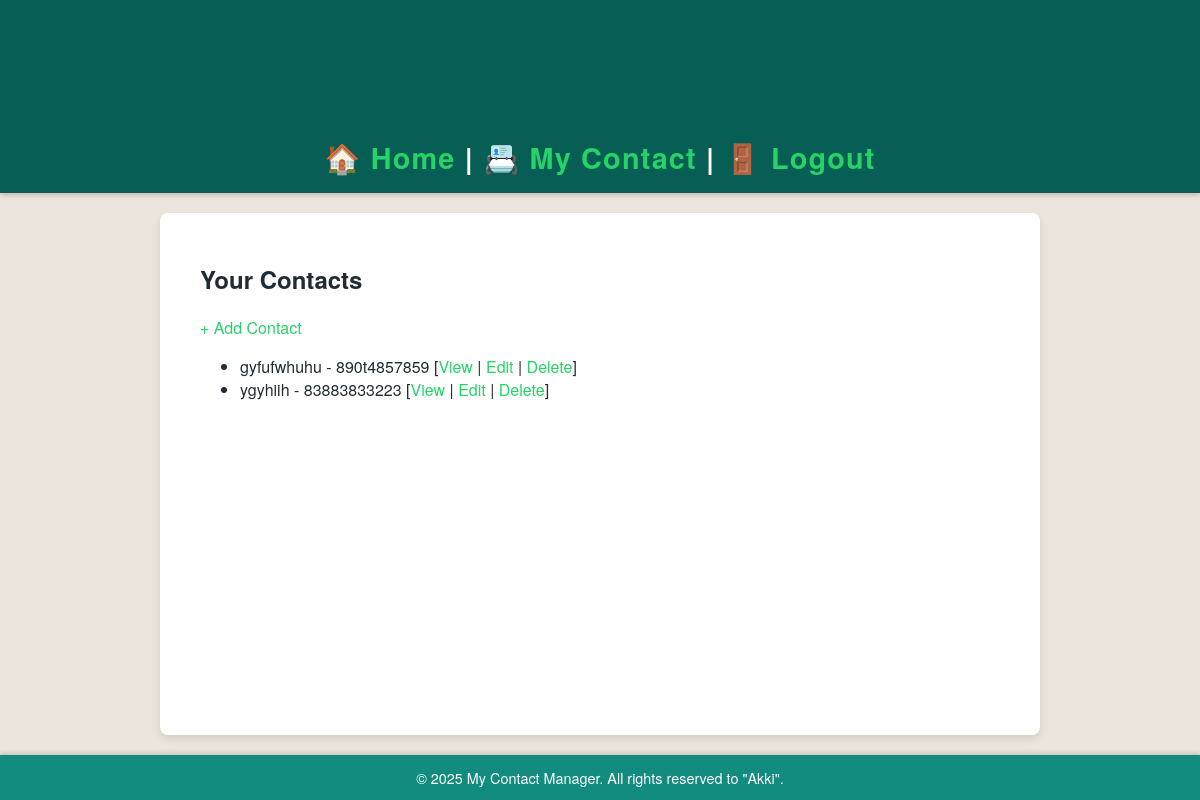
The app's page /contacts/ (signed in), older data.
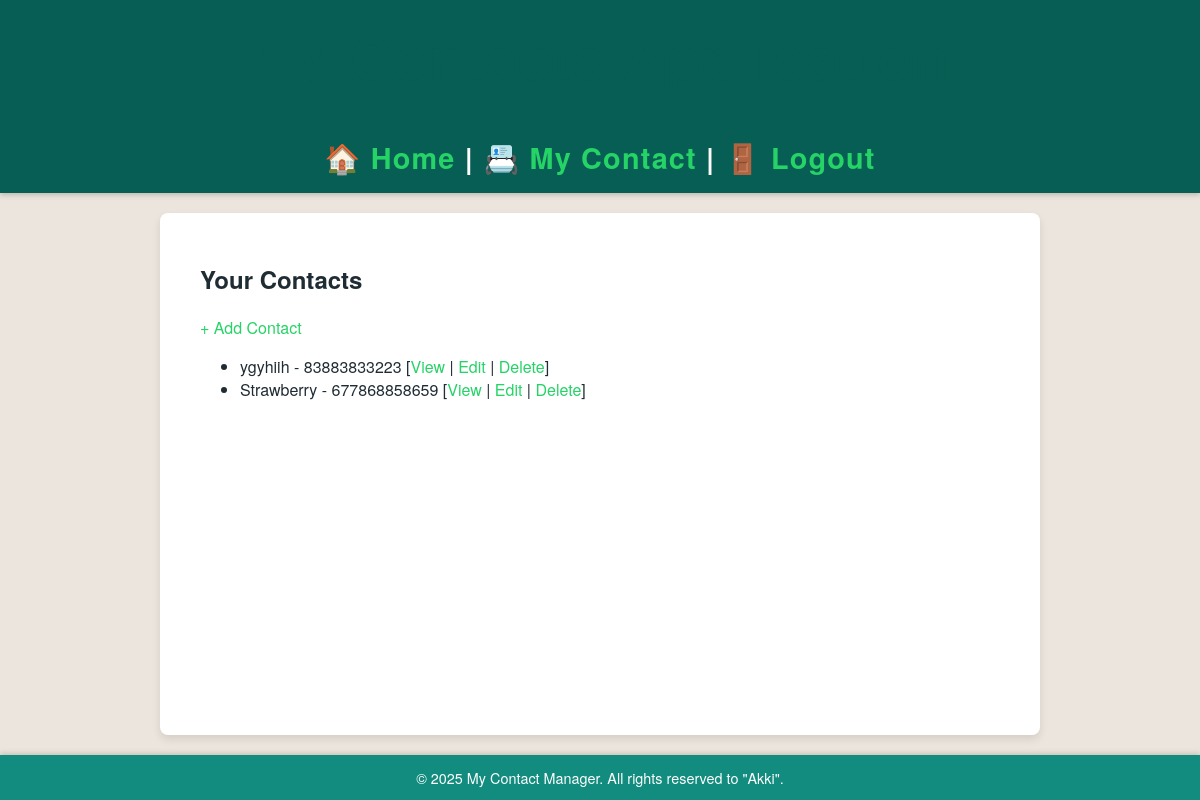
The same page, newer data.
### contacts/models.py (models this page shows, shortened)
class Contact(models.Model):
    user = models.ForeignKey(User, on_delete=models.CASCADE)
    name = models.CharField(max_length=100)
    phone = models.CharField(max_length=20)
    email = models.EmailField(blank=True)
    address = models.TextField(blank=True)

### contacts/views.py (the view)
# urls.py: path('', views.list_contacts, name='list'),                # <-- Use 'list' here!
@login_required
def list_contacts(request):
    contacts = Contact.objects.filter(user=request.user)
    return render(request, 'contacts/list.html', {'contacts': contacts})

### templates/contacts/list.html (shortened to what this page needs)
{% extends 'base.html' %}
{% block content %}
  <h2>Your Contacts</h2>
  <p><a href="{% url 'contacts:add_contact' %}">+ Add Contact</a></p>
  <ul>
    {% for contact in contacts %}
      <li>
        {{ contact.name }} - {{ contact.phone }}
        [<a href="{% url 'contacts:detail' contact.pk %}">View</a> |
         <a href="{% url 'contacts:edit_contact' contact.pk %}">Edit</a> |
         <a href="{% url 'contacts:delete_contact' contact.pk %}">Delete</a>]
      </li>
    {% empty %}
      <p>No contacts found.</p>
    {% endfor %}
  </ul>
{% endblock %}

Row changes from the older to the newer data that the page shows:
removed Contact: name "gyfufwhuhu", phone "890t4857859"
added Contact: name "Strawberry", phone "677868858659"
